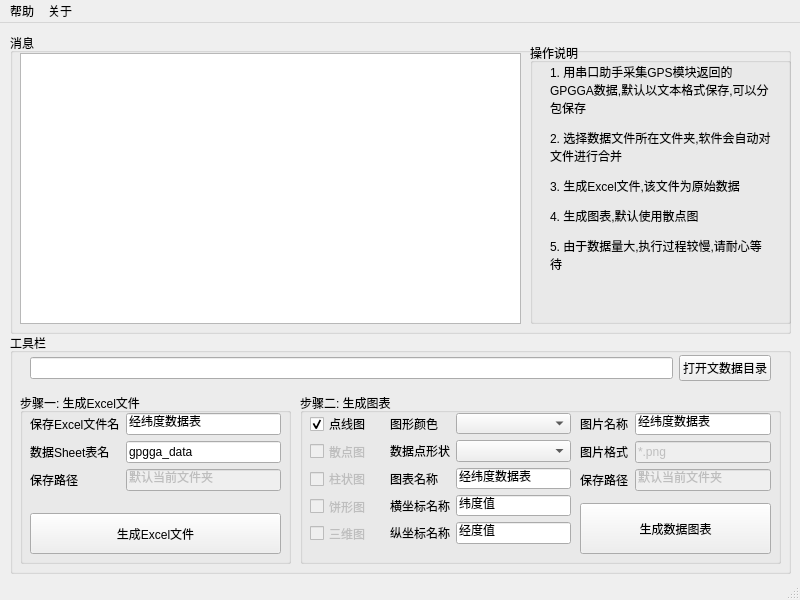
<?xml version="1.0" encoding="UTF-8"?>
<ui version="4.0">
 <class>MainWindow</class>
 <widget class="QMainWindow" name="MainWindow">
  <property name="geometry">
   <rect>
    <x>0</x>
    <y>0</y>
    <width>800</width>
    <height>600</height>
   </rect>
  </property>
  <property name="windowTitle">
   <string>基站稳定性测试</string>
  </property>
  <widget class="QWidget" name="centralwidget">
   <widget class="QGroupBox" name="groupBox">
    <property name="geometry">
     <rect>
      <x>10</x>
      <y>10</y>
      <width>781</width>
      <height>301</height>
     </rect>
    </property>
    <property name="title">
     <string>消息</string>
    </property>
    <widget class="QTextEdit" name="textEdit_msg">
     <property name="geometry">
      <rect>
       <x>10</x>
       <y>20</y>
       <width>501</width>
       <height>271</height>
      </rect>
     </property>
    </widget>
    <widget class="QGroupBox" name="groupBox_5">
     <property name="geometry">
      <rect>
       <x>520</x>
       <y>10</y>
       <width>261</width>
       <height>281</height>
      </rect>
     </property>
     <property name="title">
      <string>操作说明</string>
     </property>
     <widget class="QLabel" name="label">
      <property name="geometry">
       <rect>
        <x>20</x>
        <y>20</y>
        <width>221</width>
        <height>241</height>
       </rect>
      </property>
      <property name="text">
       <string>&lt;html&gt;&lt;head/&gt;&lt;body&gt;&lt;p&gt;1. 用串口助手采集GPS模块返回的GPGGA数据,默认以文本格式保存,可以分包保存&lt;/p&gt;&lt;p&gt;2. 选择数据文件所在文件夹,软件会自动对文件进行合并&lt;/p&gt;&lt;p&gt;3. 生成Excel文件,该文件为原始数据&lt;/p&gt;&lt;p&gt;4. 生成图表,默认使用散点图&lt;/p&gt;&lt;p&gt;5. 由于数据量大,执行过程较慢,请耐心等待&lt;/p&gt;&lt;/body&gt;&lt;/html&gt;</string>
      </property>
      <property name="textFormat">
       <enum>Qt::AutoText</enum>
      </property>
      <property name="scaledContents">
       <bool>false</bool>
      </property>
      <property name="alignment">
       <set>Qt::AlignLeading|Qt::AlignLeft|Qt::AlignTop</set>
      </property>
      <property name="wordWrap">
       <bool>true</bool>
      </property>
     </widget>
    </widget>
   </widget>
   <widget class="QGroupBox" name="groupBox_2">
    <property name="geometry">
     <rect>
      <x>10</x>
      <y>310</y>
      <width>781</width>
      <height>241</height>
     </rect>
    </property>
    <property name="title">
     <string>工具栏</string>
    </property>
    <widget class="QWidget" name="horizontalLayoutWidget">
     <property name="geometry">
      <rect>
       <x>20</x>
       <y>20</y>
       <width>741</width>
       <height>31</height>
      </rect>
     </property>
     <layout class="QHBoxLayout" name="horizontalLayout">
      <item>
       <widget class="QLineEdit" name="lineEdit_dir"/>
      </item>
      <item>
       <widget class="QPushButton" name="btn_open_dir">
        <property name="text">
         <string>打开文数据目录</string>
        </property>
       </widget>
      </item>
     </layout>
    </widget>
    <widget class="QGroupBox" name="groupBox_3">
     <property name="geometry">
      <rect>
       <x>290</x>
       <y>60</y>
       <width>481</width>
       <height>171</height>
      </rect>
     </property>
     <property name="title">
      <string>步骤二: 生成图表</string>
     </property>
     <widget class="QWidget" name="verticalLayoutWidget">
      <property name="geometry">
       <rect>
        <x>10</x>
        <y>20</y>
        <width>74</width>
        <height>131</height>
       </rect>
      </property>
      <layout class="QVBoxLayout" name="verticalLayout">
       <item>
        <widget class="QCheckBox" name="checkBox_2">
         <property name="text">
          <string>点线图</string>
         </property>
         <property name="checked">
          <bool>true</bool>
         </property>
        </widget>
       </item>
       <item>
        <widget class="QCheckBox" name="checkBox">
         <property name="enabled">
          <bool>false</bool>
         </property>
         <property name="text">
          <string>散点图</string>
         </property>
         <property name="checked">
          <bool>false</bool>
         </property>
        </widget>
       </item>
       <item>
        <widget class="QCheckBox" name="checkBox_3">
         <property name="enabled">
          <bool>false</bool>
         </property>
         <property name="text">
          <string>柱状图</string>
         </property>
        </widget>
       </item>
       <item>
        <widget class="QCheckBox" name="checkBox_4">
         <property name="enabled">
          <bool>false</bool>
         </property>
         <property name="text">
          <string>饼形图</string>
         </property>
        </widget>
       </item>
       <item>
        <widget class="QCheckBox" name="checkBox_5">
         <property name="enabled">
          <bool>false</bool>
         </property>
         <property name="text">
          <string>三维图</string>
         </property>
        </widget>
       </item>
      </layout>
     </widget>
     <widget class="QWidget" name="formLayoutWidget">
      <property name="geometry">
       <rect>
        <x>90</x>
        <y>20</y>
        <width>181</width>
        <height>131</height>
       </rect>
      </property>
      <layout class="QFormLayout" name="formLayout">
       <item row="0" column="0">
        <widget class="QLabel" name="label_2">
         <property name="text">
          <string>图形颜色</string>
         </property>
        </widget>
       </item>
       <item row="0" column="1">
        <widget class="QComboBox" name="cbx_colour"/>
       </item>
       <item row="3" column="0">
        <widget class="QLabel" name="label_3">
         <property name="text">
          <string>横坐标名称</string>
         </property>
        </widget>
       </item>
       <item row="3" column="1">
        <widget class="QLineEdit" name="lineEdit_plt_x">
         <property name="text">
          <string>纬度值</string>
         </property>
        </widget>
       </item>
       <item row="4" column="0">
        <widget class="QLabel" name="label_4">
         <property name="text">
          <string>纵坐标名称</string>
         </property>
        </widget>
       </item>
       <item row="4" column="1">
        <widget class="QLineEdit" name="lineEdit_plt_y">
         <property name="text">
          <string>经度值</string>
         </property>
        </widget>
       </item>
       <item row="2" column="0">
        <widget class="QLabel" name="label_5">
         <property name="text">
          <string>图表名称</string>
         </property>
        </widget>
       </item>
       <item row="2" column="1">
        <widget class="QLineEdit" name="lineEdit_plt_name">
         <property name="text">
          <string>经纬度数据表</string>
         </property>
        </widget>
       </item>
       <item row="1" column="1">
        <widget class="QComboBox" name="cbx_sharp"/>
       </item>
       <item row="1" column="0">
        <widget class="QLabel" name="label_6">
         <property name="text">
          <string>数据点形状</string>
         </property>
        </widget>
       </item>
      </layout>
     </widget>
     <widget class="QWidget" name="formLayoutWidget_3">
      <property name="geometry">
       <rect>
        <x>280</x>
        <y>20</y>
        <width>191</width>
        <height>88</height>
       </rect>
      </property>
      <layout class="QFormLayout" name="formLayout_3">
       <item row="0" column="0">
        <widget class="QLabel" name="label_10">
         <property name="text">
          <string>图片名称</string>
         </property>
        </widget>
       </item>
       <item row="0" column="1">
        <widget class="QLineEdit" name="lineEdit_img_name">
         <property name="text">
          <string>经纬度数据表</string>
         </property>
        </widget>
       </item>
       <item row="1" column="0">
        <widget class="QLabel" name="label_11">
         <property name="text">
          <string>图片格式</string>
         </property>
        </widget>
       </item>
       <item row="1" column="1">
        <widget class="QLineEdit" name="lineEdit_9">
         <property name="enabled">
          <bool>false</bool>
         </property>
         <property name="text">
          <string>*.png</string>
         </property>
        </widget>
       </item>
       <item row="2" column="0">
        <widget class="QLabel" name="label_12">
         <property name="text">
          <string>保存路径</string>
         </property>
        </widget>
       </item>
       <item row="2" column="1">
        <widget class="QLineEdit" name="lineEdit_10">
         <property name="enabled">
          <bool>false</bool>
         </property>
         <property name="text">
          <string>默认当前文件夹</string>
         </property>
        </widget>
       </item>
      </layout>
     </widget>
     <widget class="QPushButton" name="btn_creat_plt">
      <property name="geometry">
       <rect>
        <x>280</x>
        <y>110</y>
        <width>191</width>
        <height>51</height>
       </rect>
      </property>
      <property name="text">
       <string>生成数据图表</string>
      </property>
     </widget>
    </widget>
    <widget class="QGroupBox" name="groupBox_4">
     <property name="geometry">
      <rect>
       <x>10</x>
       <y>60</y>
       <width>271</width>
       <height>171</height>
      </rect>
     </property>
     <property name="title">
      <string>步骤一: 生成Excel文件</string>
     </property>
     <widget class="QPushButton" name="btn_creat_excel">
      <property name="geometry">
       <rect>
        <x>10</x>
        <y>120</y>
        <width>251</width>
        <height>41</height>
       </rect>
      </property>
      <property name="text">
       <string>生成Excel文件</string>
      </property>
     </widget>
     <widget class="QWidget" name="formLayoutWidget_2">
      <property name="geometry">
       <rect>
        <x>10</x>
        <y>20</y>
        <width>251</width>
        <height>88</height>
       </rect>
      </property>
      <layout class="QFormLayout" name="formLayout_2">
       <item row="0" column="0">
        <widget class="QLabel" name="label_9">
         <property name="text">
          <string>保存Excel文件名</string>
         </property>
        </widget>
       </item>
       <item row="0" column="1">
        <widget class="QLineEdit" name="lineEdit_excel_name">
         <property name="text">
          <string>经纬度数据表</string>
         </property>
        </widget>
       </item>
       <item row="1" column="0">
        <widget class="QLabel" name="label_7">
         <property name="text">
          <string>数据Sheet表名</string>
         </property>
        </widget>
       </item>
       <item row="1" column="1">
        <widget class="QLineEdit" name="lineEdit_sheet_name">
         <property name="text">
          <string>gpgga_data</string>
         </property>
        </widget>
       </item>
       <item row="2" column="0">
        <widget class="QLabel" name="label_8">
         <property name="text">
          <string>保存路径</string>
         </property>
        </widget>
       </item>
       <item row="2" column="1">
        <widget class="QLineEdit" name="lineEdit_6">
         <property name="enabled">
          <bool>false</bool>
         </property>
         <property name="text">
          <string>默认当前文件夹</string>
         </property>
        </widget>
       </item>
      </layout>
     </widget>
    </widget>
   </widget>
  </widget>
  <widget class="QMenuBar" name="menubar">
   <property name="geometry">
    <rect>
     <x>0</x>
     <y>0</y>
     <width>800</width>
     <height>25</height>
    </rect>
   </property>
   <widget class="QMenu" name="menu">
    <property name="title">
     <string>帮助</string>
    </property>
   </widget>
   <widget class="QMenu" name="menug">
    <property name="title">
     <string>关于</string>
    </property>
   </widget>
   <addaction name="menu"/>
   <addaction name="menug"/>
  </widget>
  <widget class="QStatusBar" name="statusbar"/>
 </widget>
 <resources/>
 <connections/>
</ui>
